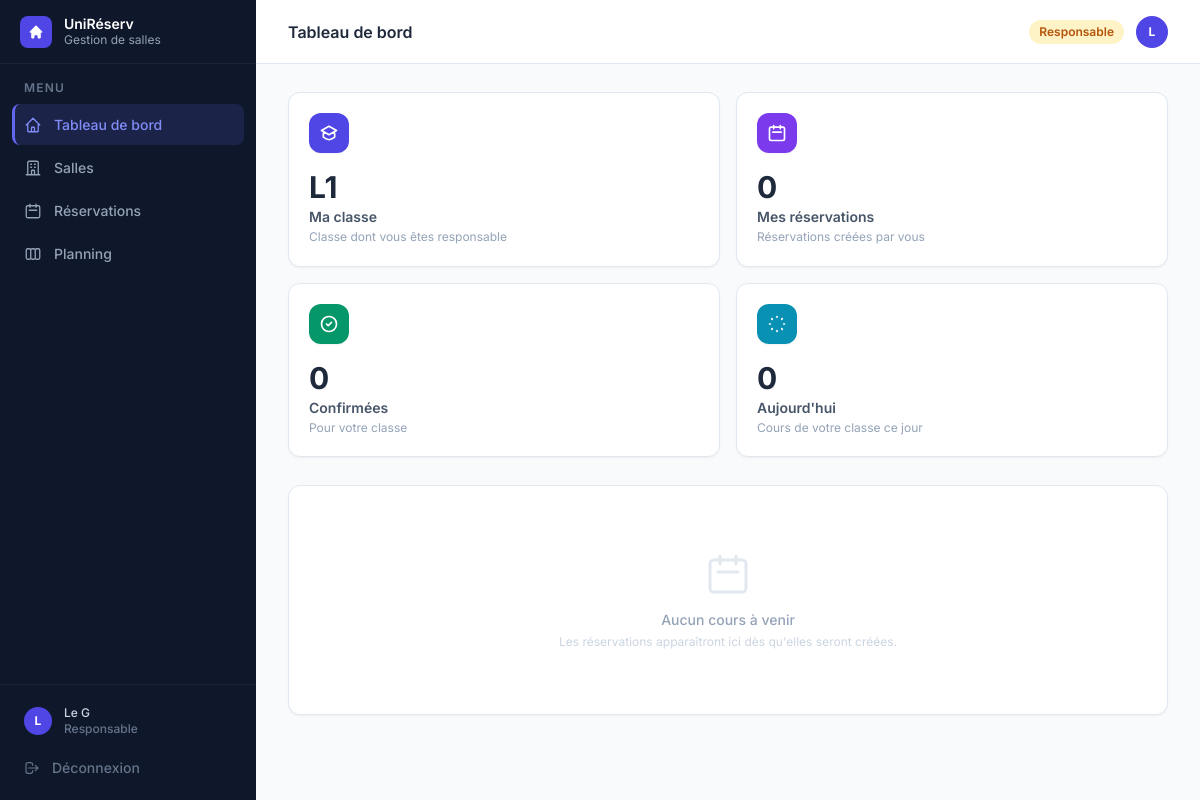
Screenshot of /dashboard (signed in) with the database file from the repository.
### tables this page shows
CREATE TABLE utilisateurs (
            id               INTEGER PRIMARY KEY,
            nom              TEXT    NOT NULL,
            email            TEXT    NOT NULL UNIQUE,
            login            TEXT    NOT NULL UNIQUE,
            mot_de_passe     TEXT    NOT NULL,
            role             TEXT    NOT NULL,
            date_inscription TEXT    NOT NULL,
            matricule        TEXT,
            classe           TEXT,
            matiere          TEXT
        , ecole_id INTEGER, unite_formation_id INTEGER);

### gestion de salle/app.py (the view, shortened to what this page needs)
@app.route("/dashboard")
@login_required
def dashboard():
    bd, utilisateurs, salles, reservations = get_data()
    aujourd_hui = date.today()
    role        = session.get("user_role")
    u_courant   = utilisateurs.get(session["user_id"])
    confirmees  = [r for r in reservations if r.statut == StatutReservation.CONFIRMEE]
    en_attente  = [r for r in reservations if r.statut == StatutReservation.EN_ATTENTE]
    if role == "admin":
        stats = {
            "nb_salles":       len(salles),
            "nb_utilisateurs": len(utilisateurs),
            "nb_confirmees":   len(confirmees),
            "nb_en_attente":   len(en_attente),
        }
        recentes  = sorted(reservations, key=lambda r: r.date_creation, reverse=True)[:5]
        prochaines = []
    elif role == "responsable":
        classe = getattr(u_courant, "classe", "") or ""
        mes_res      = [r for r in reservations if r.responsable.id == session["user_id"]]
        cls_conf     = [r for r in confirmees if r.classe == classe]
        cls_ce_jour  = [r for r in cls_conf if r.date == aujourd_hui]
        prochaines   = sorted(
            [r for r in cls_conf if r.date >= aujourd_hui],
            key=lambda r: (r.date, r.heure_debut))[:8]
        stats = {
            "ma_classe":            classe or "—",
            "nb_mes_reservations":  len(mes_res),
            "nb_confirmees_classe": len(cls_conf),
            "nb_ce_jour_classe":    len(cls_ce_jour),
        }
        recentes = []
    return render_template(
        "dashboard.html", active="dashboard",
        role=role,
        stats=stats,
        reservations_recentes=recentes,
        prochaines=prochaines,
        aujourd_hui=aujourd_hui,
        StatutReservation=StatutReservation,
    )

### gestion de salle/templates/dashboard.html (shortened to what this page needs)
{% extends "base.html" %}
{% block heading %}Tableau de bord{% endblock %}
{% block content %}
<div class="grid grid-cols-2 xl:grid-cols-4 gap-4 mb-7">
  {% for color, icon, label, value, hint in cards %}
  <div class="stat-card bg-white rounded-xl border border-slate-200 shadow-sm p-5 cursor-default">
    <div class="flex items-start justify-between mb-4">
      <div class="w-10 h-10 rounded-xl flex items-center justify-center shadow-sm"
           style="background:{{ color }}">
        <svg class="w-5 h-5 text-white" fill="none" stroke="currentColor" stroke-width="2" viewBox="0 0 24 24">
          <path stroke-linecap="round" stroke-linejoin="round" d="{{ icon }}"/>
        </svg>
      </div>
    </div>
    <p class="text-3xl font-bold text-slate-800 mb-0.5 truncate" title="{{ value }}">{{ value }}</p>
    <p class="text-sm font-semibold text-slate-600">{{ label }}</p>
    <p class="text-xs text-slate-400 mt-0.5 leading-snug">{{ hint }}</p>
  </div>
  {% endfor %}
</div>
{% if prochaines %}
<div class="bg-white rounded-xl border border-slate-200 shadow-sm">
  <div class="px-6 py-4 border-b border-slate-100 flex items-center justify-between">
    <div>
      {% if role == 'etudiant' %}
        <h3 class="font-semibold text-slate-800">Prochains cours</h3>
        <p class="text-slate-400 text-xs mt-0.5">Réservations confirmées pour votre classe</p>
      {% elif role == 'responsable' %}
        <h3 class="font-semibold text-slate-800">Planning à venir — {{ stats.ma_classe }}</h3>
        <p class="text-slate-400 text-xs mt-0.5">Prochaines réservations de votre classe</p>
      {% else %}
        <h3 class="font-semibold text-slate-800">Planning à venir</h3>
        <p class="text-slate-400 text-xs mt-0.5">Réservations confirmées</p>
      {% endif %}
    </div>
    <div class="flex items-center gap-2">
      <a href="{{ url_for('reservations_export_csv') }}"
         class="inline-flex items-center gap-1.5 px-3 py-1.5 rounded-lg border border-slate-200 text-slate-500 hover:bg-slate-50 text-xs font-medium transition">
        <svg class="w-3.5 h-3.5" fill="none" stroke="currentColor" stroke-width="2" viewBox="0 0 24 24">
          <path stroke-linecap="round" stroke-linejoin="round" d="M12 10v6m0 0l-3-3m3 3l3-3M3 17V7a2 2 0 012-2h6l2 2h6a2 2 0 012 2v8a2 2 0 01-2 2H5a2 2 0 01-2-2z"/>
        </svg>
        Export CSV
      </a>
      <a href="{{ url_for('planning') }}"
         class="inline-flex items-center gap-1.5 text-indigo-600 hover:text-indigo-800 text-sm font-medium transition">
        Planning
        <svg class="w-4 h-4" fill="none" stroke="currentColor" stroke-width="2" viewBox="0 0 24 24"><path stroke-linecap="round" stroke-linejoin="round" d="M9 5l7 7-7 7"/></svg>
      </a>
    </div>
  </div>
  <div class="overflow-x-auto">
    <table class="w-full text-sm">
      <thead>
        <tr class="border-b border-slate-100">
          <th class="px-6 py-3 text-left text-xs font-semibold text-slate-400 uppercase tracking-wide">Date</th>
          <th class="px-6 py-3 text-left text-xs font-semibold text-slate-400 uppercase tracking-wide">Horaire</th>
          <th class="px-6 py-3 text-left text-xs font-semibold text-slate-400 uppercase tracking-wide">Salle</th>
          <th class="px-6 py-3 text-left text-xs font-semibold text-slate-400 uppercase tracking-wide">Classe</th>
          <th class="px-6 py-3 text-left text-xs font-semibold text-slate-400 uppercase tracking-wide">Matière</th>
        </tr>
      </thead>
      <tbody>
        {% for r in prochaines %}
        {% set est_aujourd_hui = r.date == aujourd_hui %}
        <tr class="data-row border-b border-slate-50 last:border-0 {% if est_aujourd_hui %}bg-indigo-50/40{% endif %}">
          <td class="px-6 py-3.5">
            <div class="flex items-center gap-2">
              {% if est_aujourd_hui %}
                <span class="w-2 h-2 rounded-full bg-indigo-500 shrink-0"></span>
                <span class="text-indigo-700 font-semibold text-xs">Aujourd'hui</span>
              {% else %}
                <span class="text-slate-600 text-xs">{{ r.date.strftime('%a %d/%m') }}</span>
              {% endif %}
            </div>
          </td>
          <td class="px-6 py-3.5 font-mono text-xs text-slate-600">{{ r.heure_debut.strftime('%H:%M') }} – {{ r.heure_fin.strftime('%H:%M') }}</td>
          <td class="px-6 py-3.5">
            <div class="flex items-center gap-2">
              <div class="w-6 h-6 rounded-lg bg-indigo-50 flex items-center justify-center shrink-0">
                <svg class="w-3 h-3 text-indigo-500" fill="none" stroke="currentColor" stroke-width="2" viewBox="0 0 24 24"><path stroke-linecap="round" stroke-linejoin="round" d="M19 21V5a2 2 0 00-2-2H7a2 2 0 00-2 2v16"/></svg>
              </div>
              <span class="font-medium text-slate-700">{{ r.salle.nom }}</span>
            </div>
          </td>
          <td class="px-6 py-3.5">
            <span class="px-2 py-0.5 rounded-md bg-indigo-50 text-indigo-700 text-xs font-medium">{{ format_classe(r.classe) }}</span>
          </td>
          <td class="px-6 py-3.5 text-slate-500 text-xs">{{ r.matiere or '—' }}</td>
        </tr>
        {% endfor %}
      </tbody>
    </table>
  </div>
</div>
{% elif not reservations_recentes %}
<div class="bg-white rounded-xl border border-slate-200 shadow-sm py-16 text-center">
  <svg class="w-12 h-12 text-slate-200 mx-auto mb-3" fill="none" stroke="currentColor" stroke-width="1.5" viewBox="0 0 24 24"><path stroke-linecap="round" stroke-linejoin="round" d="M8 7V3m8 4V3m-9 8h10M5 21h14a2 2 0 002-2V7a2 2 0 00-2-2H5a2 2 0 00-2 2v12a2 2 0 002 2z"/></svg>
  <p class="text-slate-400 font-medium text-sm">Aucun cours à venir</p>
  <p class="text-slate-300 text-xs mt-1">Les réservations apparaîtront ici dès qu'elles seront créées.</p>
</div>
{% endif %}
{% endblock %}

### gestion de salle/templates/base.html (shortened to what this page needs)
<!DOCTYPE html>
<html lang="fr" class="h-full">
<head>
  <script src="https://cdn.tailwindcss.com"></script>
</head>
<body class="h-full bg-slate-50 flex" style="font-family:'Inter',sans-serif">
  <aside class="w-64 bg-slate-900 flex flex-col fixed inset-y-0 left-0 z-30" style="background:linear-gradient(180deg,#0f172a 0%,#0f172a 100%)">
    <div class="h-16 flex items-center gap-3 px-5 border-b border-white/5">
      <div class="w-8 h-8 rounded-lg bg-indigo-600 flex items-center justify-center shrink-0">
        <svg class="w-4 h-4 text-white" fill="currentColor" viewBox="0 0 20 20">
          <path d="M10.707 2.293a1 1 0 00-1.414 0l-7 7a1 1 0 001.414 1.414L4 10.414V17a1 1 0 001 1h2a1 1 0 001-1v-2a1 1 0 011-1h2a1 1 0 011 1v2a1 1 0 001 1h2a1 1 0 001-1v-6.586l.293.293a1 1 0 001.414-1.414l-7-7z"/>
        </svg>
      </div>
      <div>
        <p class="text-white font-semibold text-sm leading-tight">UniRéserv</p>
        <p class="text-slate-400 text-xs">Gestion de salles</p>
      </div>
    </div>
    <nav class="flex-1 px-3 py-4 space-y-0.5 overflow-y-auto">
      <p class="text-slate-500 text-xs font-semibold uppercase tracking-widest px-3 mb-2">Menu</p>
      <a href="{{ url_for('dashboard') }}" class="nav-item {% if active=='dashboard' %}nav-item-active{% else %}nav-item-inactive{% endif %}">
        Tableau de bord
      </a>
      <a href="{{ url_for('salles') }}" class="nav-item {% if active=='salles' %}nav-item-active{% else %}nav-item-inactive{% endif %}">
        <svg style="width:18px;height:18px" fill="none" stroke="currentColor" stroke-width="1.75" viewBox="0 0 24 24">
          <path stroke-linecap="round" stroke-linejoin="round" d="M19 21V5a2 2 0 00-2-2H7a2 2 0 00-2 2v16m14 0h2m-2 0h-5m-9 0H3m2 0h5M9 7h1m-1 4h1m4-4h1m-1 4h1m-5 10v-5a1 1 0 011-1h2a1 1 0 011 1v5m-4 0h4"/>
        </svg>
        Salles
      </a>
      <a href="{{ url_for('reservations') }}" class="nav-item {% if active=='reservations' %}nav-item-active{% else %}nav-item-inactive{% endif %}">
        <svg style="width:18px;height:18px" fill="none" stroke="currentColor" stroke-width="1.75" viewBox="0 0 24 24">
          <path stroke-linecap="round" stroke-linejoin="round" d="M8 7V3m8 4V3m-9 8h10M5 21h14a2 2 0 002-2V7a2 2 0 00-2-2H5a2 2 0 00-2 2v12a2 2 0 002 2z"/>
        </svg>
        Réservations
      </a>
      <a href="{{ url_for('planning') }}" class="nav-item {% if active=='planning' %}nav-item-active{% else %}nav-item-inactive{% endif %}">
        Planning
      </a>
    </nav>
    <div class="border-t border-white/5 p-3 space-y-0.5">
      <a href="{{ url_for('profil') }}" class="nav-item {% if active=='profil' %}nav-item-active{% else %}nav-item-inactive{% endif %} !py-2">
        <div class="w-7 h-7 rounded-full bg-indigo-600 flex items-center justify-center text-white text-xs font-bold shrink-0">
          {{ session.user_nom[0].upper() if session.user_nom else '?' }}
        </div>
        <div class="flex-1 min-w-0">
          <p class="text-slate-300 text-xs font-medium truncate">{{ session.user_nom }}</p>
          <p class="text-slate-500 text-xs truncate">
            {% if session.user_role == 'admin' %}Administrateur
            {% elif session.user_role == 'responsable' %}Responsable
            {% elif session.user_role == 'enseignant' %}Enseignant
            {% else %}Étudiant{% endif %}
          </p>
        </div>
      </a>
      <a href="{{ url_for('logout') }}" class="nav-item nav-item-inactive !text-slate-500 hover:!text-red-400">
        <svg style="width:16px;height:16px" fill="none" stroke="currentColor" stroke-width="1.75" viewBox="0 0 24 24">
          <path stroke-linecap="round" stroke-linejoin="round" d="M17 16l4-4m0 0l-4-4m4 4H7m6 4v1a3 3 0 01-3 3H6a3 3 0 01-3-3V7a3 3 0 013-3h4a3 3 0 013 3v1"/>
        </svg>
        Déconnexion
      </a>
    </div>
  </aside>
  <div class="ml-64 flex-1 flex flex-col min-h-screen">
    <header class="h-16 bg-white border-b border-slate-200 flex items-center justify-between px-8 sticky top-0 z-20">
      <h1 class="text-slate-800 font-semibold text-base">{% block heading %}{% endblock %}</h1>
      <div class="flex items-center gap-3">
        {% set role = session.user_role %}
        {% if role == 'admin' %}
          <span class="px-2.5 py-1 rounded-full text-xs font-semibold bg-red-100 text-red-700">Admin</span>
        {% elif role == 'responsable' %}
          <span class="px-2.5 py-1 rounded-full text-xs font-semibold bg-amber-100 text-amber-700">Responsable</span>
        {% elif role == 'enseignant' %}
          <span class="px-2.5 py-1 rounded-full text-xs font-semibold bg-blue-100 text-blue-700">Enseignant</span>
        {% else %}
          <span class="px-2.5 py-1 rounded-full text-xs font-semibold bg-indigo-100 text-indigo-700">Étudiant</span>
        {% endif %}
        <a href="{{ url_for('profil') }}" class="w-8 h-8 rounded-full bg-indigo-600 flex items-center justify-center text-white text-xs font-bold hover:bg-indigo-700 transition">
          {{ session.user_nom[0].upper() if session.user_nom else '?' }}
        </a>
      </div>
    </header>
    <main class="flex-1 px-8 py-7">
      {% block content %}{% endblock %}
    </main>
  </div>
</body>
</html>

### rows the page displays
utilisateurs: user_nom "Le G", classe "L1", label "Ma classe", hint "Classe dont vous êtes responsable"

### other values shown
{{ session.user_nom[0].upper() if session.user_nom else '?' }} "L"
{{ value }} "0" "0" "0"
{{ label }} "Mes réservations" "Confirmées" "Aujourd'hui"
{{ hint }} "Réservations créées par vous" "Pour votre classe" "Cours de votre classe ce jour"
